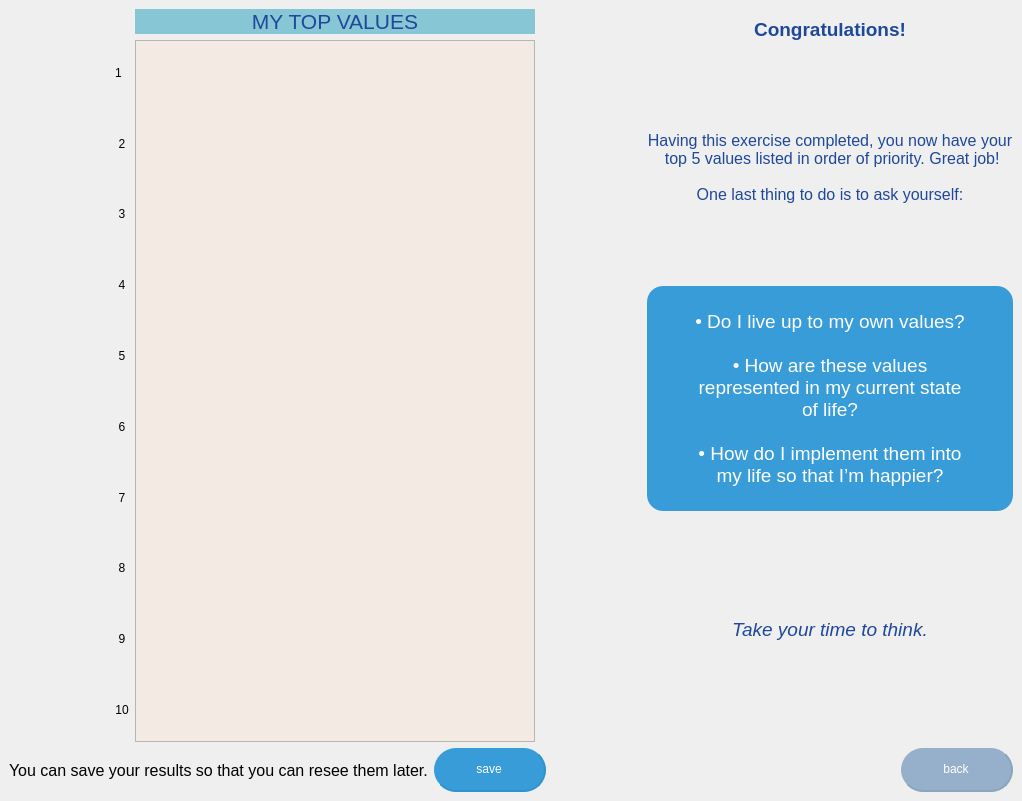
<?xml version="1.0" encoding="UTF-8"?>
<ui version="4.0">
 <class>MainWindow</class>
 <widget class="QMainWindow" name="MainWindow">
  <property name="geometry">
   <rect>
    <x>0</x>
    <y>0</y>
    <width>1022</width>
    <height>801</height>
   </rect>
  </property>
  <property name="windowTitle">
   <string>MainWindow</string>
  </property>
  <widget class="QWidget" name="central_widget">
   <layout class="QGridLayout" name="gridLayout_2">
    <item row="2" column="0" colspan="6">
     <layout class="QGridLayout" name="gridLayout">
      <item row="0" column="0">
       <widget class="QLabel" name="label_bottom">
        <property name="font">
         <font>
          <pointsize>12</pointsize>
         </font>
        </property>
        <property name="text">
         <string>You can save your results so that you can resee them later.</string>
        </property>
        <property name="margin">
         <number>24</number>
        </property>
       </widget>
      </item>
      <item row="0" column="3">
       <widget class="QPushButton" name="back_button">
        <property name="minimumSize">
         <size>
          <width>112</width>
          <height>44</height>
         </size>
        </property>
        <property name="maximumSize">
         <size>
          <width>112</width>
          <height>44</height>
         </size>
        </property>
        <property name="styleSheet">
         <string notr="true">QPushButton {
background-color: rgb(150, 176, 203);
color: rgb(255, 255, 255);
border-radius : 22;
border-bottom : 2px solid rgb(140, 165, 189);
border-right: 2px solid rgb(140, 165, 189);
}
QPushButton::hover {
background-color: rgb(140, 165, 189);
color: rgb(255, 255, 255);
border-radius : 22;
}</string>
        </property>
        <property name="text">
         <string>back</string>
        </property>
       </widget>
      </item>
      <item row="0" column="2">
       <spacer name="horizontalSpacer">
        <property name="orientation">
         <enum>Qt::Horizontal</enum>
        </property>
        <property name="sizeHint" stdset="0">
         <size>
          <width>40</width>
          <height>20</height>
         </size>
        </property>
       </spacer>
      </item>
      <item row="0" column="1">
       <widget class="QPushButton" name="save_button">
        <property name="minimumSize">
         <size>
          <width>112</width>
          <height>44</height>
         </size>
        </property>
        <property name="maximumSize">
         <size>
          <width>112</width>
          <height>44</height>
         </size>
        </property>
        <property name="styleSheet">
         <string notr="true">QPushButton {
background-color: #389CD8;
color: rgb(255, 255, 255);
border-radius : 22;
border-bottom : 2px solid #2E93CF;
border-right: 2px solid #2E93CF;
}
QPushButton::hover {
background-color: #2E93CF;
color: rgb(255, 255, 255);
border-radius : 22;
}</string>
        </property>
        <property name="text">
         <string>save</string>
        </property>
       </widget>
      </item>
     </layout>
    </item>
    <item row="0" column="0" colspan="6">
     <layout class="QGridLayout" name="gridLayout_3">
      <item row="0" column="2">
       <widget class="QLabel" name="label_title">
        <property name="font">
         <font>
          <pointsize>16</pointsize>
         </font>
        </property>
        <property name="styleSheet">
         <string notr="true">background-color: rgb(135, 198, 212);
color: rgb(30, 72, 154);</string>
        </property>
        <property name="text">
         <string>MY TOP VALUES</string>
        </property>
        <property name="alignment">
         <set>Qt::AlignCenter</set>
        </property>
        <property name="margin">
         <number>24</number>
        </property>
       </widget>
      </item>
      <item row="0" column="0">
       <spacer name="horizontal_spacer_2">
        <property name="orientation">
         <enum>Qt::Horizontal</enum>
        </property>
        <property name="sizeHint" stdset="0">
         <size>
          <width>40</width>
          <height>20</height>
         </size>
        </property>
       </spacer>
      </item>
      <item row="0" column="3">
       <spacer name="horizontal_spacer">
        <property name="orientation">
         <enum>Qt::Horizontal</enum>
        </property>
        <property name="sizeHint" stdset="0">
         <size>
          <width>40</width>
          <height>20</height>
         </size>
        </property>
       </spacer>
      </item>
      <item row="1" column="2">
       <widget class="QTableView" name="table_view">
        <property name="minimumSize">
         <size>
          <width>400</width>
          <height>0</height>
         </size>
        </property>
        <property name="maximumSize">
         <size>
          <width>400</width>
          <height>16777215</height>
         </size>
        </property>
        <property name="styleSheet">
         <string notr="true">background-color: rgb(243, 234, 227);
alternate-background-color: rgb(225, 216, 209);</string>
        </property>
       </widget>
      </item>
      <item row="1" column="1">
       <layout class="QVBoxLayout" name="vertical_layout_3">
        <item>
         <widget class="QLabel" name="label_1">
          <property name="text">
           <string>1</string>
          </property>
          <property name="margin">
           <number>10</number>
          </property>
         </widget>
        </item>
        <item>
         <widget class="QLabel" name="label_2">
          <property name="text">
           <string>2</string>
          </property>
          <property name="alignment">
           <set>Qt::AlignCenter</set>
          </property>
         </widget>
        </item>
        <item>
         <widget class="QLabel" name="label_3">
          <property name="text">
           <string>3</string>
          </property>
          <property name="alignment">
           <set>Qt::AlignCenter</set>
          </property>
         </widget>
        </item>
        <item>
         <widget class="QLabel" name="label_4">
          <property name="text">
           <string>4</string>
          </property>
          <property name="alignment">
           <set>Qt::AlignCenter</set>
          </property>
         </widget>
        </item>
        <item>
         <widget class="QLabel" name="label_5">
          <property name="text">
           <string>5</string>
          </property>
          <property name="alignment">
           <set>Qt::AlignCenter</set>
          </property>
         </widget>
        </item>
        <item>
         <widget class="QLabel" name="label_6">
          <property name="text">
           <string>6</string>
          </property>
          <property name="alignment">
           <set>Qt::AlignCenter</set>
          </property>
         </widget>
        </item>
        <item>
         <widget class="QLabel" name="label_7">
          <property name="text">
           <string>7</string>
          </property>
          <property name="alignment">
           <set>Qt::AlignCenter</set>
          </property>
         </widget>
        </item>
        <item>
         <widget class="QLabel" name="label_8">
          <property name="text">
           <string>8</string>
          </property>
          <property name="alignment">
           <set>Qt::AlignCenter</set>
          </property>
         </widget>
        </item>
        <item>
         <widget class="QLabel" name="label_9">
          <property name="text">
           <string>9</string>
          </property>
          <property name="alignment">
           <set>Qt::AlignCenter</set>
          </property>
         </widget>
        </item>
        <item>
         <widget class="QLabel" name="label_10">
          <property name="text">
           <string>10</string>
          </property>
          <property name="alignment">
           <set>Qt::AlignCenter</set>
          </property>
         </widget>
        </item>
       </layout>
      </item>
      <item row="0" column="4" rowspan="2">
       <layout class="QVBoxLayout" name="vertical_layout_text">
        <item>
         <widget class="QLabel" name="label_cong">
          <property name="minimumSize">
           <size>
            <width>0</width>
            <height>40</height>
           </size>
          </property>
          <property name="maximumSize">
           <size>
            <width>16777215</width>
            <height>40</height>
           </size>
          </property>
          <property name="font">
           <font>
            <pointsize>14</pointsize>
            <weight>75</weight>
            <bold>true</bold>
           </font>
          </property>
          <property name="styleSheet">
           <string notr="true">color: rgb(30, 72, 154);
</string>
          </property>
          <property name="text">
           <string>Congratulations!</string>
          </property>
          <property name="alignment">
           <set>Qt::AlignCenter</set>
          </property>
         </widget>
        </item>
        <item>
         <widget class="QLabel" name="label_having">
          <property name="font">
           <font>
            <pointsize>12</pointsize>
           </font>
          </property>
          <property name="styleSheet">
           <string notr="true">color: rgb(30, 72, 154);</string>
          </property>
          <property name="text">
           <string>Having this exercise completed, you now have your
 top 5 values listed in order of priority. Great job!

One last thing to do is to ask yourself:</string>
          </property>
          <property name="alignment">
           <set>Qt::AlignCenter</set>
          </property>
         </widget>
        </item>
        <item>
         <widget class="QLabel" name="label_blue">
          <property name="font">
           <font>
            <pointsize>14</pointsize>
           </font>
          </property>
          <property name="styleSheet">
           <string notr="true">background-color: rgb(56, 156, 216);
color: rgb(255, 255, 255);
border-radius : 16;</string>
          </property>
          <property name="text">
           <string>• Do I live up to my own values?

• How are these values
represented in my current state
of life?

• How do I implement them into
my life so that I’m happier?</string>
          </property>
          <property name="alignment">
           <set>Qt::AlignCenter</set>
          </property>
          <property name="margin">
           <number>14</number>
          </property>
          <property name="indent">
           <number>-1</number>
          </property>
         </widget>
        </item>
        <item>
         <widget class="QLabel" name="label_take">
          <property name="font">
           <font>
            <pointsize>14</pointsize>
            <weight>50</weight>
            <italic>true</italic>
            <bold>false</bold>
           </font>
          </property>
          <property name="styleSheet">
           <string notr="true">color: rgb(30, 72, 154);</string>
          </property>
          <property name="text">
           <string>Take your time to think.</string>
          </property>
          <property name="alignment">
           <set>Qt::AlignCenter</set>
          </property>
         </widget>
        </item>
       </layout>
      </item>
     </layout>
    </item>
   </layout>
  </widget>
  <widget class="QMenuBar" name="menubar">
   <property name="geometry">
    <rect>
     <x>0</x>
     <y>0</y>
     <width>1022</width>
     <height>25</height>
    </rect>
   </property>
  </widget>
 </widget>
 <resources/>
 <connections/>
</ui>
